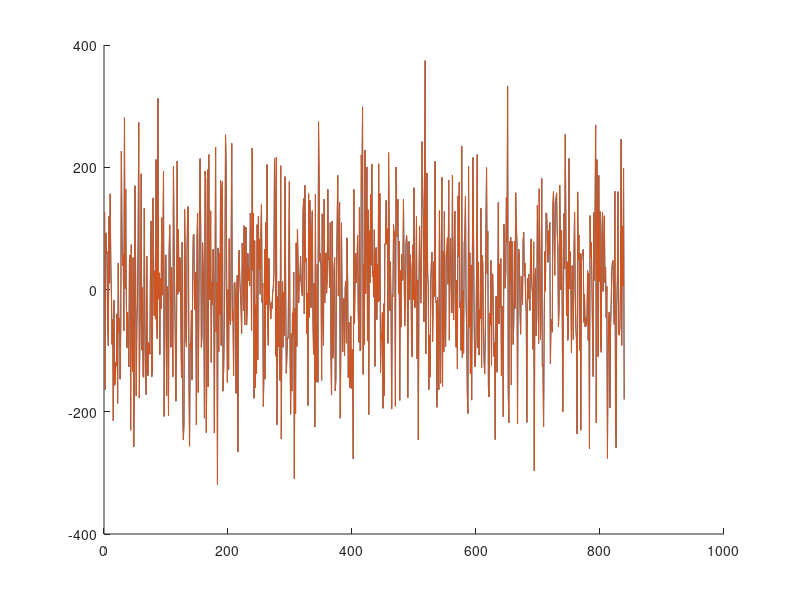

This chart was generated by the following MATLAB code: (Note: this script raises an error after producing the figure.)
% x = OMP( A, b, k )

clear all
close all

A = randn(839,100);
k = 5;
x_vect = zeros(100,1);
x_supp = sort(randi(100,[1,k]));
x_vect(x_supp) = 100*rand(k,1);
disp(['x org = ',num2str(nonzeros(x_vect)')])

b_org = A*x_vect;
b = b_org;% + 10*randn(839,1);
figure
hold on
plot(b)
plot(b_org)

x = Mathwork_OMP( A, b, k );
disp(['x est = ',num2str(nonzeros(x)')])